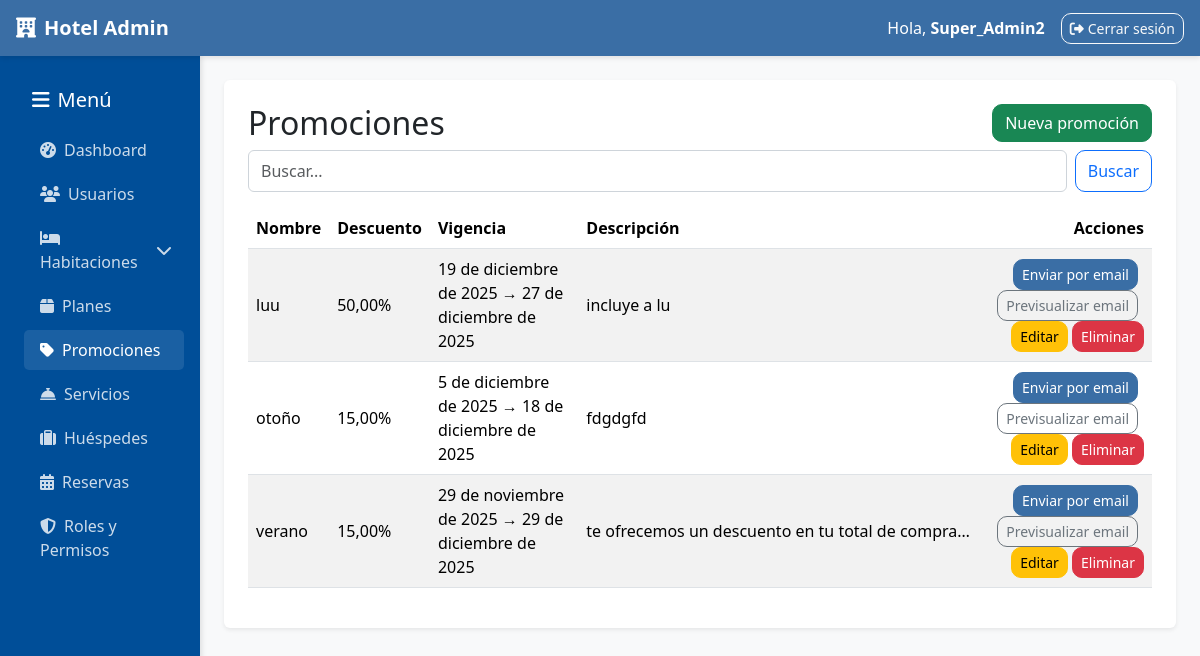
Page /administracion/promociones/ (signed in) on the committed database.
### administracion/models.py (models this page shows, shortened)
class Promocion(models.Model):
    nombre = models.CharField(max_length=100, unique=True)
    descripcion = models.TextField()
    descuento = models.DecimalField(
        max_digits=5, decimal_places=2,
        validators=[MinValueValidator(0), MaxValueValidator(100)],
        help_text="Porcentaje (0-100)"
    )
    fecha_inicio = models.DateField()
    fecha_fin = models.DateField()
    imagen = models.ImageField(upload_to='promociones/', null=True, blank=True)
    class Meta:
        ordering = ["-fecha_inicio", "nombre"]

### administracion/views.py (the view)
# urls.py: path("promociones/", views.promociones_list, name="promociones_list"),
@requiere_staff_y_permiso('promociones', 'ver')
def promociones_list(request):
    q = request.GET.get("q", "")
    qs = Promocion.objects.all()
    if q:
        qs = qs.filter(Q(nombre__icontains=q) | Q(descripcion__icontains=q))
    page_obj = _paginate(request, qs, 10)
    return render(request, "administracion/promociones_list.html", {"page_obj": page_obj, "q": q})

### administracion/permissions.py (called while the page is built, shortened)
def usuario_tiene_permiso(usuario, modulo, accion):
    if not usuario.is_authenticated:
        return False
    if usuario.is_superuser:
        return True
    if modulo == 'dashboard' and accion == 'ver' and usuario.is_staff:
        return True
    roles_usuario = UsuarioRol.objects.filter(
        usuario=usuario,
        activo=True,
        rol__activo=True
    ).select_related('rol')
    if not roles_usuario.exists():
        return False
    for usuario_rol in roles_usuario:
        rol = usuario_rol.rol
        if rol.nombre == 'super_admin':
            return True
    return False

def obtener_roles_usuario(usuario):
    if not usuario.is_authenticated:
        return []
    return UsuarioRol.objects.filter(
        usuario=usuario,
        activo=True,
        rol__activo=True
    ).select_related('rol')

def es_super_admin(usuario):
    if not usuario.is_authenticated:
        return False
    if usuario.is_superuser:
        return True
    return UsuarioRol.objects.filter(
        usuario=usuario,
        rol__nombre='super_admin',
        activo=True,
        rol__activo=True
    ).exists()

def obtener_permisos_usuario(usuario):
    if not usuario.is_authenticated:
        return {}
    roles_usuario = obtener_roles_usuario(usuario)
    permisos_dict = {}
    for usuario_rol in roles_usuario:
        rol = usuario_rol.rol
        if rol.nombre == 'super_admin':
            from .models import Permiso
            permisos = Permiso.objects.all()
            for permiso in permisos:
                if permiso.modulo not in permisos_dict:
                    permisos_dict[permiso.modulo] = []
                if permiso.accion not in permisos_dict[permiso.modulo]:
                    permisos_dict[permiso.modulo].append(permiso.accion)
    if usuario.is_staff:
        acciones = permisos_dict.get('dashboard', [])
        if 'ver' not in acciones:
            acciones.append('ver')
            permisos_dict['dashboard'] = acciones
    return permisos_dict

### administracion/views.py (called while the page is built)
def _paginate(request, queryset, per_page=10):
    page_number = request.GET.get("page")
    paginator = Paginator(queryset, per_page)
    return paginator.get_page(page_number)

### administracion/templates/administracion/promociones_list.html (shortened to what this page needs)
{% extends "administracion/base_admin.html" %}
{% block content %}
<div class="d-flex justify-content-between align-items-center mb-2">
  <h2 class="mb-0">Promociones</h2>
  {% if permisos.promociones.crear %}
  <a href="{% url 'administracion:promociones_create' %}" class="btn btn-success">Nueva promoción</a>
  {% endif %}
</div>
{% include "administracion/_list_toolbar.html" %}
<table class="table table-striped align-middle">
  <thead>
    <tr>
      <th>Nombre</th>
      <th>Descuento</th>
      <th>Vigencia</th>
      <th>Descripción</th>
      <th class="text-end">Acciones</th>
    </tr>
  </thead>
  <tbody>
    {% for promo in page_obj.object_list %}
    <tr>
      <td>{{ promo.nombre }}</td>
      <td>{{ promo.descuento }}%</td>
      <td>{{ promo.fecha_inicio }} → {{ promo.fecha_fin }}</td>
      <td class="text-truncate" style="max-width: 400px;">{{ promo.descripcion }}</td>
      <td class="text-end">
        {% if permisos.promociones.editar %}
        <form method="post" action="{% url 'administracion:promociones_send_email' promo.id %}" style="display:inline-block; margin-right: 6px;">
          <button type="submit" class="btn btn-sm btn-primary">Enviar por email</button>
        </form>
        {% endif %}
        {% if permisos.promociones.ver %}
        <a href="{% url 'administracion:promociones_preview_email' promo.id %}" class="btn btn-sm btn-outline-secondary" target="_blank" style="margin-right: 6px;">Previsualizar email</a>
        {% endif %}
        {% if permisos.promociones.editar %}
        <a href="{% url 'administracion:promociones_edit' promo.id %}" class="btn btn-sm btn-warning">Editar</a>
        {% endif %}
        {% if permisos.promociones.eliminar %}
        <a href="{% url 'administracion:promociones_delete' promo.id %}" class="btn btn-sm btn-danger">Eliminar</a>
        {% endif %}
      </td>
    </tr>
    {% empty %}
    <tr><td colspan="5" class="text-center text-muted">Sin promociones registradas.</td></tr>
    {% endfor %}
  </tbody>
</table>
{% endblock %}

### administracion/templates/administracion/base_admin.html (shortened to what this page needs)
{% load static %}
<!DOCTYPE html>
<html lang="es">
<head>
  <link href="https://cdn.jsdelivr.net/npm/bootstrap@5.3.3/dist/css/bootstrap.min.css" rel="stylesheet">
  <link rel="stylesheet" href="https://cdnjs.cloudflare.com/ajax/libs/font-awesome/6.4.0/css/all.min.css">
  <link rel="stylesheet" href="{% static 'css/admin.css' %}">
  <link rel="stylesheet" href="{% static 'css/admin-forms.css' %}">
</head>
<body>
  <nav class="navbar navbar-expand-lg navbar-dark px-3">
    <a class="navbar-brand fw-bold" href="{% url 'administracion:dashboard' %}">
      <i class="fas fa-hotel me-2"></i>Hotel Admin
    </a>
    <div class="ms-auto d-flex align-items-center">
      <span class="text-white me-3">Hola, <b>{{ user.username|title }}</b></span>
      <a href="{% url 'administracion:admin_logout' %}" class="btn btn-outline-light btn-sm">
        <i class="fas fa-sign-out-alt me-1"></i>Cerrar sesión
      </a>
    </div>
  </nav>
  <div class="container-fluid">
    <div class="row">
      <aside class="col-12 col-md-3 col-lg-2 sidebar">
        <h5 class="text-white mb-3 mt-3 ps-3">
          <i class="fas fa-bars me-2"></i>Menú
        </h5>
        <ul class="nav flex-column ps-2">
          {% if permisos.dashboard.ver %}
          <li class="nav-item">
            <a class="nav-link ps-3" href="{% url 'administracion:dashboard' %}">
              <i class="fas fa-tachometer-alt me-2"></i>Dashboard
            </a>
          </li>
          {% endif %}
          {% if permisos.usuarios.ver %}
          <li class="nav-item">
            <a class="nav-link ps-3" href="{% url 'administracion:usuarios_list' %}">
              <i class="fas fa-users me-2"></i>Usuarios
            </a>
          </li>
          {% endif %}
          {% if permisos.habitaciones.ver %}
          <li class="nav-item">
            <a class="nav-link d-flex justify-content-between align-items-center ps-3"
               data-bs-toggle="collapse" href="#habitacionesSubmenu">
              <span><i class="fas fa-bed me-2"></i>Habitaciones</span>
              <i class="fas fa-chevron-down"></i>
            </a>
          </li>
          {% endif %}
          {% if permisos.planes.ver %}
          <li class="nav-item">
            <a class="nav-link ps-3" href="{% url 'administracion:planes_list' %}">
              <i class="fas fa-box me-2"></i>Planes
            </a>
          </li>
          {% endif %}
          {% if permisos.promociones.ver %}
          <li class="nav-item">
            <a class="nav-link ps-3" href="{% url 'administracion:promociones_list' %}">
              <i class="fas fa-tag me-2"></i>Promociones
            </a>
          </li>
          {% endif %}
          {% if permisos.servicios.ver %}
          <li class="nav-item">
            <a class="nav-link ps-3" href="{% url 'administracion:servicios_list' %}">
              <i class="fas fa-concierge-bell me-2"></i>Servicios
            </a>
          </li>
          {% endif %}
          {% if permisos.huespedes.ver %}
          <li class="nav-item">
            <a class="nav-link ps-3" href="{% url 'administracion:huespedes_list' %}">
              <i class="fas fa-suitcase me-2"></i>Huéspedes
            </a>
          </li>
          {% endif %}
          {% if permisos.reservas.ver %}
          <li class="nav-item">
            <a class="nav-link ps-3" href="{% url 'administracion:ver_reservas' %}">
              <i class="fas fa-calendar-alt me-2"></i>Reservas
            </a>
          </li>
          {% endif %}
          {% if permisos.roles.ver %}
          <li class="nav-item">
            <a class="nav-link ps-3" href="{% url 'administracion:roles_list' %}">
              <i class="fas fa-shield-alt me-2"></i>Roles y Permisos
            </a>
          </li>
          {% endif %}
        </ul>
      </aside>
      <main class="col-12 col-md-9 col-lg-10 p-4">
        <div class="content-wrapper bg-white p-4 rounded shadow-sm mb-4">
          {% block content %}{% endblock %}
        </div>
      </main>
    </div>
  </div>
</body>
</html>

### administracion/static/css/admin.css (style rules this page uses)
body { font-family: 'Segoe UI', system-ui, -apple-system, Roboto, Arial, sans-serif; }
.sidebar { background-color: #003d33; min-height: calc(100vh - 56px); padding: 16px; }
.sidebar .nav-link { color: #f5f5dc; margin-bottom: 8px; border-radius: 10px; padding: 8px 12px; }
.table td, .table th { vertical-align: middle; }
.btn { border-radius: 10px; }

### administracion/templates/administracion/base_admin.html (style rules this page uses)
:root { --primary-color: #3a6ea5; --secondary-color: #004e98; --accent-color: #ff9505; --light-bg: #f8f9fa; --dark-bg: #343a40; }
body { background-color: var(--light-bg); font-family: 'Segoe UI', Tahoma, Geneva, Verdana, sans-serif; }
.sidebar { background-color: var(--secondary-color); min-height: calc(100vh - 56px); box-shadow: 2px 0 5px rgba(0,0,0,0.1); padding-top: 1rem; }
.sidebar .nav-link { color: rgba(255,255,255,0.8); border-radius: 5px; margin: 2px 0; transition: all 0.3s; }
.sidebar .nav-link:hover, .sidebar .nav-link.active { background-color: rgba(255,255,255,0.1); color: white; }
.navbar { background-color: var(--primary-color) !important; box-shadow: 0 2px 5px rgba(0,0,0,0.1); }
.btn-primary { background-color: var(--primary-color); border-color: var(--primary-color); }

### rows in the picture
Promocion: nombre "luu", descuento "50,00", fecha_inicio "19 de diciembre de 2025", fecha_fin "27 de diciembre de 2025", descripcion "incluye a lu"
Promocion: nombre "otoño", descuento "15,00", fecha_inicio "5 de diciembre de 2025", fecha_fin "18 de diciembre de 2025", descripcion "fdgdgfd"
Promocion: nombre "verano", descuento "15,00", fecha_inicio "29 de noviembre de 2025", fecha_fin "29 de diciembre de 2025", descripcion "te ofrecemos un descuento en tu total de compra…"

### other values in the picture
{{ user.username|title }} "Super_Admin2"
